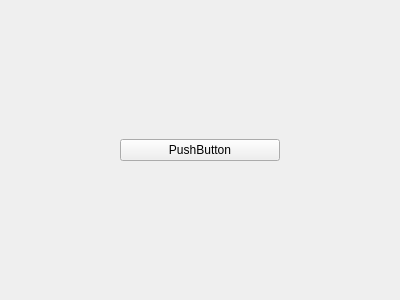
<?xml version="1.0" encoding="UTF-8"?>
<ui version="4.0">
 <class>View</class>
 <widget class="QWidget" name="View">
  <property name="geometry">
   <rect>
    <x>0</x>
    <y>0</y>
    <width>400</width>
    <height>300</height>
   </rect>
  </property>
  <property name="windowTitle">
   <string>Form</string>
  </property>
  <widget class="QWidget" name="verticalLayoutWidget">
   <property name="geometry">
    <rect>
     <x>120</x>
     <y>60</y>
     <width>160</width>
     <height>181</height>
    </rect>
   </property>
   <layout class="QVBoxLayout" name="verticalLayout">
    <item>
     <widget class="QPushButton" name="pushButton">
      <property name="text">
       <string>PushButton</string>
      </property>
     </widget>
    </item>
   </layout>
  </widget>
 </widget>
 <resources/>
 <connections/>
</ui>
